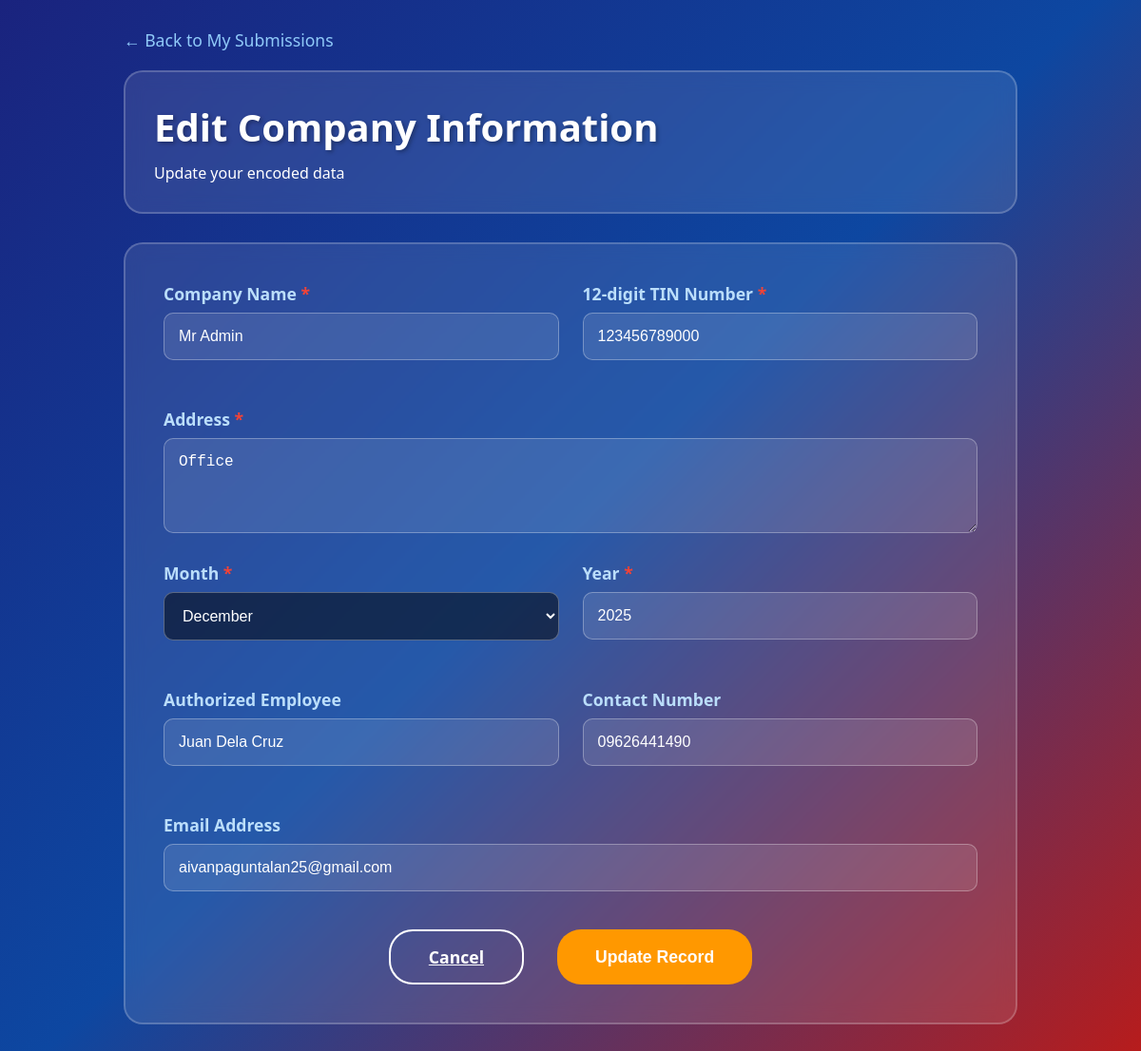
The app's page /edit_data.php?type=information&id=2 (signed in) with its own data.
### tables this page shows
CREATE TABLE information (
    id INT PRIMARY KEY AUTO_INCREMENT,
    user_id INT NOT NULL,
    company_name VARCHAR(255) NOT NULL,
    address TEXT NOT NULL,
    tin_number VARCHAR(12) NOT NULL,
    month VARCHAR(20) NOT NULL,
    year YEAR NOT NULL,
    authorized_employee VARCHAR(255),
    contact_number VARCHAR(20),
    email VARCHAR(100),
    submitted_at TIMESTAMP DEFAULT CURRENT_TIMESTAMP,
    FOREIGN KEY (user_id) REFERENCES users(id) ON DELETE CASCADE
);

### edit_data.php (the view, shortened to what this page needs)
<?php
require_once 'config.php';
$type = $_GET['type'] ?? '';
$id = intval($_GET['id'] ?? 0);
$user_id = $_SESSION['user_id'];
$query = "SELECT * FROM $type WHERE id = ? AND user_id = ?";
$stmt = $conn->prepare($query);
$stmt->bind_param("ii", $id, $user_id);
$stmt->execute();
$result = $stmt->get_result();
$record = $result->fetch_assoc();
$page_titles = [
    'information' => 'Company Information',
    'vatable_sales' => 'Vatable Sales',
    'non_vat_sales' => 'Non-VAT Sales',
    'vatable_purchases' => 'Vatable Purchases',
    'non_vat_purchases' => 'Non-VAT Purchases',
    'vatable_expenses' => 'Vatable Expenses',
    'non_vat_expenses' => 'Non-VAT Expenses',
    'capex' => 'CAPEX',
    'taxes_licenses' => 'Taxes & Licenses'
];
$page_title = $page_titles[$type] ?? 'Edit Record';
?>
<!DOCTYPE html>
<html lang="en">
<head>
</head>
<body>
    <div class="container">
        <a href="my_submissions.php" class="back-btn">← Back to My Submissions</a>
        <header>
            <h1>Edit <?php echo $page_title; ?></h1>
            <p>Update your encoded data</p>
        </header>
        <div class="form-container">
            <form method="POST" action="" id="editForm" onsubmit="return validateForm()">
                <?php if ($type == 'information'): ?>
                <div class="form-row">
                    <div class="form-group">
                        <label for="company_name" class="required">Company Name</label>
                        <input type="text" id="company_name" name="company_name" required
                               value="<?php echo htmlspecialchars($record['company_name']); ?>">
                    </div>
                    <div class="form-group">
                        <label for="tin_number" class="required">12-digit TIN Number</label>
                        <input type="text" id="tin_number" name="tin_number" required
                               pattern="[0-9]{12}"
                               maxlength="12"
                               value="<?php echo $record['tin_number']; ?>">
                    </div>
                </div>
                <div class="form-group">
                    <label for="address" class="required">Address</label>
                    <textarea id="address" name="address" required><?php echo htmlspecialchars($record['address']); ?></textarea>
                </div>
                <div class="form-row">
                    <div class="form-group">
                        <label for="month" class="required">Month</label>
                        <select id="month" name="month" required>
                            <?php
                            $months = ['January', 'February', 'March', 'April', 'May', 'June',
                                     'July', 'August', 'September', 'October', 'November', 'December'];
                            foreach ($months as $month): ?>
                            <option value="<?php echo $month; ?>" <?php echo $record['month'] == $month ? 'selected' : ''; ?>>
                                <?php echo $month; ?>
                            </option>
                            <?php endforeach; ?>
                        </select>
                    </div>
                    <div class="form-group">
                        <label for="year" class="required">Year</label>
                        <input type="number" id="year" name="year" required
                               min="2000" max="2030" value="<?php echo $record['year']; ?>">
                    </div>
                </div>
                <div class="form-row">
                    <div class="form-group">
                        <label for="authorized_employee">Authorized Employee</label>
                        <input type="text" id="authorized_employee" name="authorized_employee"
                               value="<?php echo htmlspecialchars($record['authorized_employee']); ?>">
                    </div>
                    <div class="form-group">
                        <label for="contact_number">Contact Number</label>
                        <input type="tel" id="contact_number" name="contact_number"
                               value="<?php echo $record['contact_number']; ?>">
                    </div>
                </div>
                <div class="form-group">
                    <label for="email">Email Address</label>
                    <input type="email" id="email" name="email"
                           value="<?php echo $record['email']; ?>">
                </div>
                <?php endif; ?>
                <div class="form-actions">
                    <a href="my_submissions.php" class="btn btn-secondary">Cancel</a>
                    <button type="submit" class="btn btn-warning">Update Record</button>
                </div>
            </form>
        </div>
    </div>
</body>
</html>

### edit_data.php (style rules this page uses)
* { margin: 0; padding: 0; box-sizing: border-box; }
body { font-family: 'Segoe UI', Tahoma, Geneva, Verdana, sans-serif; background: linear-gradient(135deg, #1a237e 0%, #0d47a1 50%, #b71c1c 100%); min-height: 100vh; color: white; }
.container { max-width: 1000px; margin: 0 auto; padding: 30px; }
header { background: rgba(255, 255, 255, 0.1); backdrop-filter: blur(10px); border-radius: 20px; padding: 30px; margin-bottom: 30px; border: 2px solid rgba(255, 255, 255, 0.2); }
h1 { font-size: 2.5rem; margin-bottom: 10px; color: white; text-shadow: 2px 2px 4px rgba(0,0,0,0.3); }
.back-btn { display: inline-block; margin-bottom: 20px; color: #90caf9; text-decoration: none; font-size: 1.1rem; }
.form-container { background: rgba(255, 255, 255, 0.1); backdrop-filter: blur(10px); border-radius: 20px; padding: 40px; border: 2px solid rgba(255, 255, 255, 0.2); }
.form-group { margin-bottom: 25px; }
.form-row { display: grid; grid-template-columns: repeat(auto-fit, minmax(300px, 1fr)); gap: 25px; margin-bottom: 25px; }
label { display: block; margin-bottom: 8px; font-weight: bold; font-size: 1.1rem; color: #bbdefb; }
.required::after { content: " *"; color: #f44336; }
input, select, textarea { width: 100%; padding: 15px; border-radius: 10px; border: 1px solid rgba(255,255,255,0.3); background: rgba(255,255,255,0.1); color: white; font-size: 1rem; transition: all 0.3s ease; }
select { background: rgba(0, 0, 0, 0.5); }
select option { background: #1a237e; color: white; padding: 10px; }
textarea { min-height: 100px; resize: vertical; }
.btn { padding: 15px 40px; border-radius: 25px; border: none; font-size: 1.1rem; font-weight: bold; cursor: pointer; transition: all 0.3s ease; }
.btn-secondary { background: transparent; border: 2px solid white; color: white; margin-right: 15px; }
.btn-warning { background: #ff9800; color: white; }
.form-actions { display: flex; justify-content: center; gap: 20px; margin-top: 40px; }

### records on screen
information: company_name "Mr Admin", tin_number "123456789000", address "Office", month "December", year "2025", authorized_employee "Juan Dela Cruz", contact_number "09626441490", email "aivanpaguntalan25@gmail.com"

### other values on screen
$page_title "Company Information"
